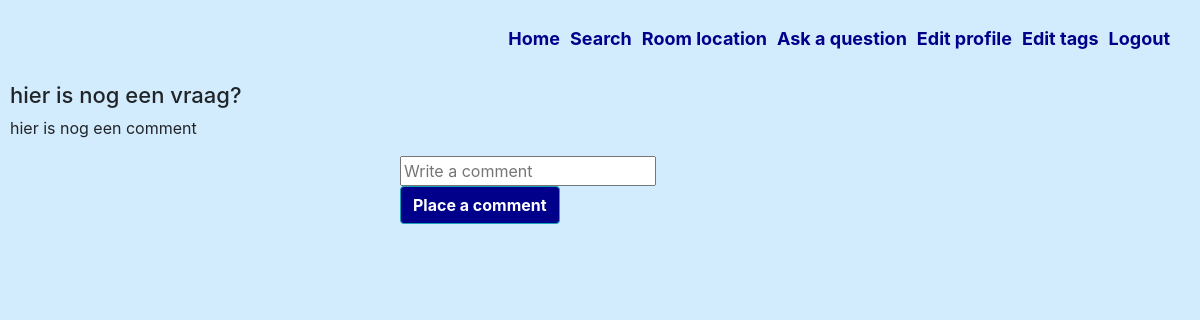
/discussion.php?id=18 (signed in), run on the app's committed database.
### tables this page shows
CREATE TABLE `questions` (
  `id` int(11) NOT NULL,
  `question` varchar(300) NOT NULL,
  `pinned` tinyint(1) NOT NULL
);

CREATE TABLE `comments` (
  `id` int(11) NOT NULL,
  `comment` varchar(300) NOT NULL,
  `commentId` int(11) NOT NULL
);

### classes/Faq.php (called while the page is built, shortened)
<?php
    class Faq {
        public function CurrentQuestion($id){
            $conn = DB::getConnection();
            $statement = $conn->prepare("SELECT * FROM `questions` WHERE `id` = :id");
            $statement->bindValue(':id', $id);
            $statement->execute();
            $result = $statement->fetch(PDO::FETCH_ASSOC);
            return $result;
        }
        public function getComments($id){
            $conn = DB::getConnection();
            $statement = $conn->prepare("SELECT * FROM `comments` WHERE `commentId` = :id");
            $statement->bindValue(':id', $id);
            $statement->execute();
            $result = $statement->fetchAll(PDO::FETCH_ASSOC);
            return $result;
        }
    }
?>

### discussion.php (the view, shortened to what this page needs)
<?php
    include_once(__DIR__ . "/classes/Faq.php");
    if(isset($_SESSION['user'])){
        $id = $_GET['id'];
        $discussion = new Faq;
        $question = $discussion->CurrentQuestion($id);
        $comment = $discussion->getComments($id);
    } else {
        header("Location: logout.php");
    }
?><!DOCTYPE html>
<html lang="en">
<head>
    <link rel="stylesheet" href="https://stackpath.bootstrapcdn.com/bootstrap/4.4.1/css/bootstrap.min.css">
    <link rel="stylesheet" href="./../../css/style.css" />
</head>
<body>
<?php include_once('includes/nav.inc.php'); ?>
    <h2><?php echo htmlspecialchars($question['question']); ?></h2>
    <?php if(!empty($comment)): ?>
        <?php foreach($comment as $c): ?>
            <p><?php echo htmlspecialchars($c['comment']); ?></p>
        <?php endforeach; ?>
    <?php endif; ?>
    <form action="" method="post">
        <div class="form-group">
                <input type="text" name="comment" placeholder="Write a comment">
                <input type="submit" name="placeComment" value="Place a comment" class="btn btn-info">
        </div>
    </form>
</body>
</html>

### css/style.css (style rules this page uses)
body { background-color: #D3ECFD; padding: 10px; }
h2 { font-size: 22px; padding-top: 15px; }
.form-group { width: 25em; display: block; margin: 0 auto; }
.btn { font-weight: bold; }
.btn-info { background-color: darkblue; }

### data on the page
questions: question "hier is nog een vraag?"
comments: comment "hier is nog een comment"
